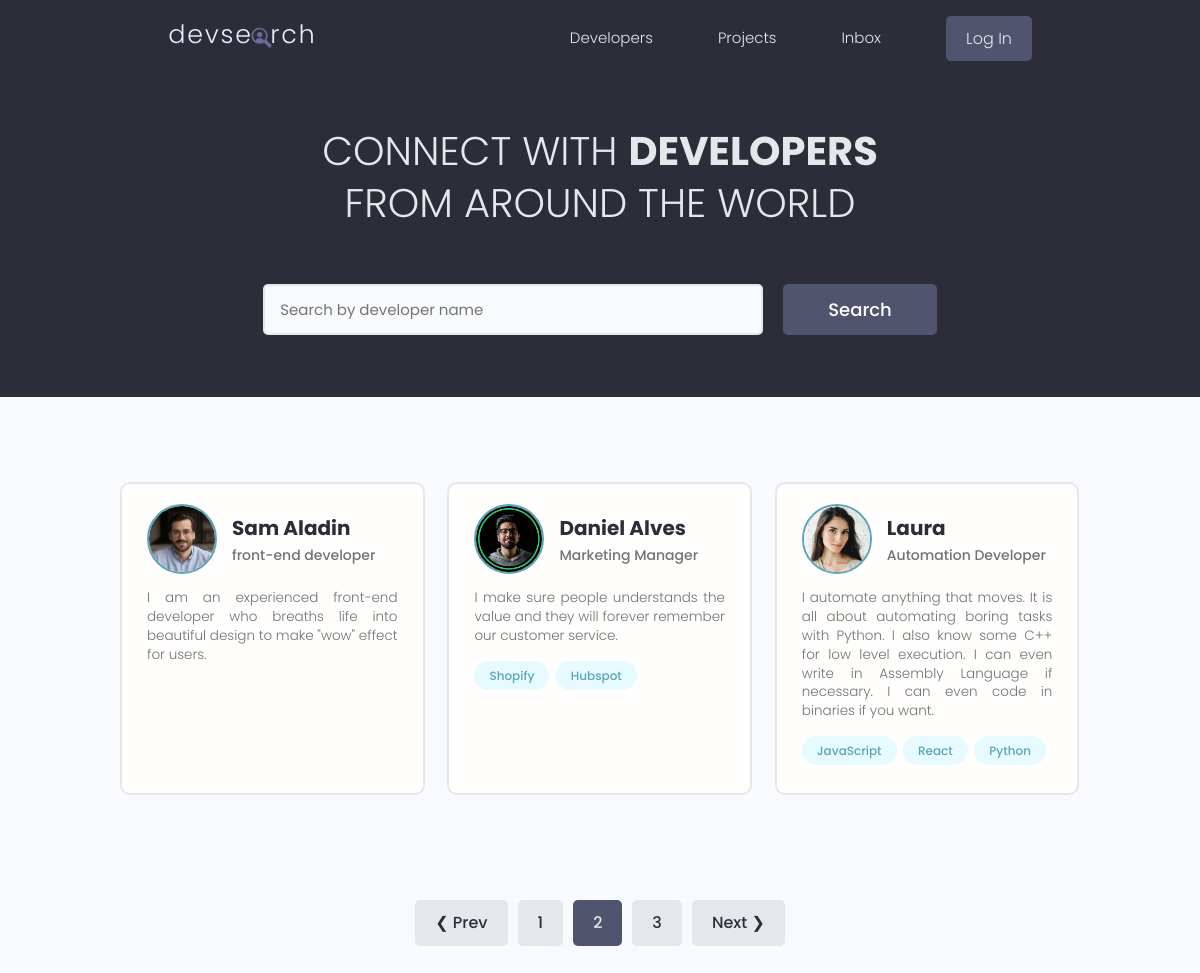
The page /?search_query=&page=2 on the database as committed earlier.
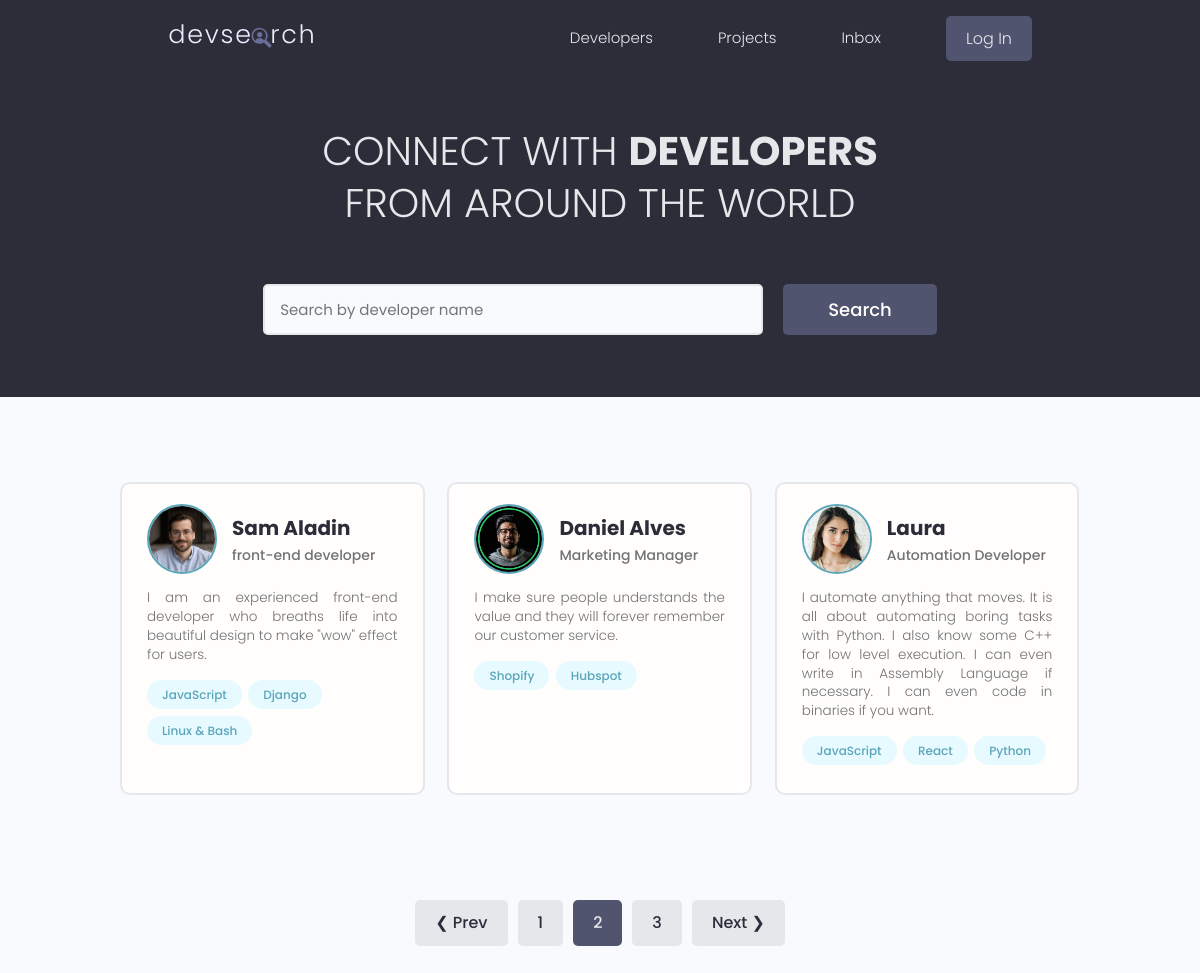
The same page on the database as committed later.
### users/models.py (models this page shows, shortened)
class Profile(models.Model):
    user = models.OneToOneField(User, on_delete=models.CASCADE, null=True, blank=True)
    name = models.CharField(max_length=200, blank=True, null=True)
    username = models.CharField(max_length=200, blank=True, null=True)
    email = models.EmailField(max_length=500, blank=True, null=True)
    short_intro = models.CharField(max_length=200, blank=True, null=True)
    bio = models.TextField(blank=True, null=True)
    location = models.CharField(max_length=200, blank=True, null=True)
    skills = models.ManyToManyField('Skill', blank=True)
    profile_image = models.ImageField(null=True, blank=True, upload_to='profiles/', default="profiles/user-default.png")
    social_github = models.CharField(max_length=200, blank=True, null=True)
    social_twitter = models.CharField(max_length=200, blank=True, null=True)
    social_linkedin = models.CharField(max_length=200, blank=True, null=True)
    social_youtube = models.CharField(max_length=200, blank=True, null=True)
    social_website = models.CharField(max_length=200, blank=True, null=True)
    created = models.DateTimeField(auto_now_add=True)
    id = models.UUIDField(default=uuid.uuid4, unique=True, primary_key=True, editable=False)

class Skill(models.Model):
    name = models.CharField(max_length=200, blank=True, null=True)
    id = models.UUIDField(default=uuid.uuid4, unique=True, primary_key=True, editable=False)
    def __str__(self):
        return str(self.name)

### users/views.py (the view)
# urls.py: path('', views.profiles, name='profiles'),
def profiles(request):
    profiles, search_query = search_profiles(request)
    custom_range, profiles = paginate_profiles(request, profiles, 3)
    context = {'profiles': profiles, 'search_query': search_query, 'custom_range': custom_range}
    return render(request, 'users/profiles.html', context)

### users/utils.py (called while the page is built)
def search_profiles(request):
    search_query = ''
    if request.GET.get('search_query'):
        search_query = request.GET.get('search_query')
    skills = Skill.objects.filter(Q(name__icontains=search_query))
    profiles = Profile.objects.distinct().filter(Q(name__icontains=search_query) |
    Q(short_intro__icontains=search_query) |
    Q(skills__in=skills))
    return profiles, search_query

def paginate_profiles(request, profiles, results):
    page = request.GET.get('page')
    paginator = Paginator(profiles, results)
    try:
        profiles = paginator.page(page)
    except PageNotAnInteger:
        page = 1
        profiles = paginator.page(page)
    except EmptyPage:
        page = paginator.num_pages
        profiles = paginator.page(page)
    left_index = (int(page) - 2)
    if left_index < 1:
        left_index = 1
    right_index = (int(page) + 2)
    if right_index > paginator.num_pages:
        right_index = paginator.num_pages + 1
    custom_range = range(left_index, right_index)
    return custom_range, profiles

### users/templates/users/profiles.html (shortened to what this page needs)
<!DOCTYPE html>
<html lang="en">
<head>
</head>
<body>
    {% extends 'main.html' %}
    {% block content %}
    <main class="home">
        <section class="hero-section text-center">
            <div class="container container--narrow">
                <div class="hero-section__box">
                    <h2>CONNECT WITH <span>DEVELOPERS</span></h2>
                    <h2>FROM AROUND THE WORLD</h2>
                </div>
                <div class="hero-section__search">
                    <form class="form" action="{% url 'profiles' %}" method="get">
                        <div class="form__field">
                            <input class="input input--text" id="formInput#search" type="text" name="search_query" value="{{ search_query }}"
                                placeholder="Search by developer name" />
                        </div>
                        <input class="btn btn--sub btn--lg" type="submit" value="Search" />
                    </form>
                </div>
            </div>
        </section>
        <section class="devlist">
            <div class="container">
                <div class="grid grid--three">
                    {% for profile in profiles %}
                    <div class="column card">
                        <div class="dev">
                            <a href="{% url 'user-profile' profile.id %}" class="card__body">
                                <div class="dev__profile">
                                    <img class="avatar avatar--md" src="{{ profile.profile_image.url }}" alt="image" />
                                    <div class="dev__meta">
                                        <h3>{{ profile.name }}</h3>
                                        <h5>{{ profile.short_intro }}</h5>
                                    </div>
                                </div>
                                <p class="dev__info">{{ profile.bio }}</p>
                                <div class="dev__skills">
                                    {% for skill in profile.skills.all|slice:"3" %}
                                    <span class="tag tag--pill tag--main">
                                        <small>{{ skill }}</small>
                                    </span>
                                    {% endfor %}
                                </div>
                            </a>
                        </div>
                    </div>
                    {% endfor %}
                </div>
            </div>
        </section>
    </main>
    {% include 'pagination.html' with queryset=profiles custom_range=custom_range %}
    {% endblock content %}

### templates/main.html (shortened to what this page needs)
<!DOCTYPE html>
{% load static %}
<html lang="en">
<head>
    <link rel="stylesheet" href="https://cdn.iconmonstr.com/1.3.0/css/iconmonstr-iconic-font.min.css" />
    <link rel="stylesheet" href="{% static 'uikit/styles/uikit.css' %}" />
    <link rel="stylesheet" href="{% static 'styles/app.css' %}" />
</head>
<body>
    {% include 'navbar.html' %}
    {% block content %}
    {% endblock content %}
</body>
</html>

### templates/navbar.html (shortened to what this page needs)
<!DOCTYPE html>
<html lang="en">
{% load static %}
<head>
</head>
<body>
    <header class="header">
        <div class="container container--narrow">
          <a href="{% url 'profiles' %}" class="header__logo">
            <img src="{% static 'images/logo.svg' %}" alt="DevSearch Logo" />
          </a>
          <nav class="header__nav">
            <ul class="header__menu">
              <li class="header__menuItem"><a href="{% url 'profiles' %}">Developers</a></li>
              <li class="header__menuItem"><a href="{% url 'projects' %}">Projects</a></li>
              <li class="header__menuItem"><a href="">Inbox</a></li>
              {% if request.user.is_authenticated %}
              <li class="header__menuItem"><a href="{% url 'account' %}">Account</a></li>
              <li class="header__menuItem"><a href="{% url 'logout' %}" class="btn btn--sub">Log Out</a></li>
              {% else %}
              <li class="header__menuItem"><a href="{% url 'login' %}" class="btn btn--sub">Log In</a></li>
              {% endif %}
            </ul>
          </nav>
        </div>
    </header>
</body>
</html>

### templates/pagination.html
{% if queryset.has_other_pages %}
<div class="pagination">
    <ul class="container">
        {% if queryset.has_previous %}
        <li><a href="?search_query={{ search_query }}&page={{ queryset.previous_page_number }}" class="btn page-link ">&#10094; Prev </a></li>
        {% endif %}
        {% for page in custom_range %}
        {% if page == queryset.number %}
        <li><a href="?search_query={{ search_query }}&page={{ page }}" class="btn page-link btn--sub">{{ page }}</a></li>
        {% else %}
        <li><a href="?search_query={{ search_query }}&page={{ page }}" class="btn page-link">{{ page }}</a></li>
        {% endif %}
        {% endfor %}
        {% if queryset.has_next %}
        <li><a href="?search_query={{ search_query }}&page={{ queryset.next_page_number }}" class="btn page-link ">Next &#10095;</a></li>
        {% endif %}
    </ul>
</div>
{% endif %}

### static/styles/app.css (style rules this page uses)
:root { --color-sub: #2d2d39; }
.btn--sub { background-color: var(--color-sub-light); }
.card { border: 2px solid var(--color-light); }
img { width: 100%; }
.header { position: sticky; z-index: 111; background-color: var(--color-sub); padding: 1.5rem 0; }
.header > .container { display: flex; justify-content: space-between; align-items: center; }
.header__logo > img { height: 3.8rem; }
.header__nav > ul { display: inline-flex; align-items: center; list-style: none; gap: 6.5rem; }
.header__menuItem > a { color: var(--color-light); font-weight: 300; }
.hero-section { height: 40vh; display: flex; align-items: center; background-color: var(--color-sub); }
.hero-section__box { margin-bottom: 4rem; }
.hero-section__box > h2, .hero-section__box > h2 > span { font-size: 4rem; color: var(--color-light); line-height: 1.3; text-transform: uppercase; }
.hero-section__box > h2 { font-weight: 300; }
.hero-section__box > h2 > span { font-weight: 700; }
.hero-section__search > .form { display: flex; align-items: center; justify-content: center; gap: 2rem; }
.hero-section__search > .form input.input--text { width: 50rem; }
.devlist { margin-top: 8rem; }
.devlist .grid { align-items: stretch; }
.devlist .dev .dev__profile { display: flex; align-items: center; gap: 1.5rem; }
.devlist .dev .dev__meta h3 { color: var(--color-sub); font-size: 2rem; font-weight: 700; }
.devlist .dev .dev__meta h5 { color: var(--color-text); font-size: 1.4rem; font-weight: 500; }
.devlist .dev .dev__info { margin: 1.5rem 0; font-size: 1.35rem; line-height: 1.4; text-align: justify; }
.pagination { margin-top: 8rem; margin-bottom: 10rem; }
.pagination > ul { flex-wrap: wrap; list-style: none; display: flex; align-items: center; justify-content: center; gap: 1rem; }
.pagination .btn { color: var(--color-sub); }
.pagination .btn.btn--sub { color: var(--color-light); }

### static/uikit/styles/modules/_variables.css (style rules this page uses)
:root { --color-main: #5aa5b9; --color-main-light: #e6faff; --color-sub: #3f4156; --color-sub-light: #51546e; --color-sub-lighter: #ededfd; --color-text: #737373; --color-gray: #8b8b8b; --color-light: #e5e7eb; --color-light-gray: #767676; --color-bg: #f8fafd; --color-white: #fffefd; --color-white-light: #f3f3f3; --color-success: #359e64; --color-success-bg: #def8e8; --color-error: #fc4b0b; --color-error-bg: #fff2ee; --font-base: 'Poppins', arial, helvetica, 'Segoe UI', roboto, ubuntu, sans-serif; --font-monospace: 'Fira Code', 'Courier New', courier, monospace; --font-regular: 300; --font-medium: 500; --font-bold: 700; --generic-shadow: 1px 1px 5px #00000010; --generic-transition: all 0.3s ease-in-out; }

### static/uikit/styles/modules/_base.css (style rules this page uses)
* { margin: 0; padding: 0; box-sizing: border-box; text-rendering: optimizeLegibility; color: inherit; font-size: inherit; }
html { font-size: 50%; }
@media only screen and (min-width: 480px) { html { font-size: 56.25%; } }
@media only screen and (min-width: 1200px) { html { font-size: 62.5%; } }
body { line-height: 1.6; font-weight: 400; font-size: 1.5rem; color: var(--color-text); background-color: var(--color-bg); min-height: 100vh; }

### static/uikit/styles/modules/_typography.css (style rules this page uses)
* { font-family: var(--font-base); }
h2 { font-size: 3.6rem; font-weight: var(--font-bold); }
h3 { font-size: 3.2rem; font-weight: var(--font-medium); }
h5 { font-size: 2.4rem; font-weight: var(--font-medium); }
h5, h6 { font-weight: var(--font-regular); }
p, span, strong { font-size: 1.6rem; color: var(--color-text); font-weight: var(--font-regular); }
a { padding-bottom: 2px; text-decoration: none; display: inline-block; color: var(--color-main); font-weight: var(--font-medium); }

### static/uikit/styles/modules/_utilities.css (style rules this page uses)
.container { width: 92%; max-width: 165rem; margin: 0 auto; box-sizing: border-box; }
.container--narrow { width: 92%; max-width: 120rem; }
@media screen and (min-width: 1000px) { .container { width: 90%; } }
@media screen and (min-width: 1000px) { .container--narrow { width: 85%; } }
@media screen and (min-width: 1200px) { .container { width: 80%; } }
@media screen and (min-width: 1200px) { .container--narrow { width: 72%; } }
.text-center { text-align: center; }

### static/uikit/styles/modules/_avatar.css (style rules this page uses)
.avatar { border-radius: 50%; border: 2px solid var(--color-main); object-fit: cover; }
.avatar--md { height: 7rem; width: 7rem; }

### static/uikit/styles/modules/_card.css (style rules this page uses)
.card { border-radius: 1rem; background-color: var(--color-white); border: 1.5px solid var(--color-light); width: auto; height: auto; margin-top: 0.5rem; margin-bottom: 0.5rem; overflow: hidden; }
.card__body, .card__header { padding: 2rem 2.5rem; }

Rows that differ between the two databases and show on the page:
changed Profile "Sam Aladin": gains Skill (name "Django"); gains Skill (name "Linux & Bash"); gains Skill (name "JavaScript")
